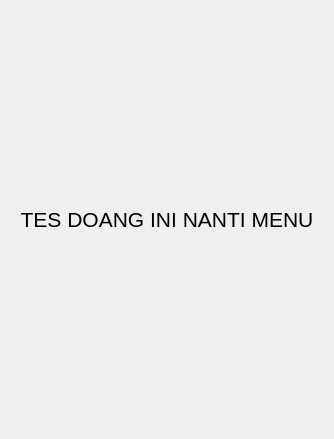
<?xml version="1.0" encoding="UTF-8"?>
<ui version="4.0">
 <class>Form</class>
 <widget class="QWidget" name="Form">
  <property name="geometry">
   <rect>
    <x>0</x>
    <y>0</y>
    <width>334</width>
    <height>439</height>
   </rect>
  </property>
  <property name="font">
   <font>
    <pointsize>27</pointsize>
   </font>
  </property>
  <property name="windowTitle">
   <string>Form</string>
  </property>
  <layout class="QVBoxLayout" name="verticalLayout">
   <property name="spacing">
    <number>0</number>
   </property>
   <property name="leftMargin">
    <number>10</number>
   </property>
   <property name="topMargin">
    <number>10</number>
   </property>
   <property name="rightMargin">
    <number>10</number>
   </property>
   <property name="bottomMargin">
    <number>10</number>
   </property>
   <item>
    <widget class="QLabel" name="label">
     <property name="font">
      <font>
       <pointsize>16</pointsize>
      </font>
     </property>
     <property name="autoFillBackground">
      <bool>true</bool>
     </property>
     <property name="text">
      <string>TES DOANG INI NANTI MENU</string>
     </property>
     <property name="alignment">
      <set>Qt::AlignCenter</set>
     </property>
    </widget>
   </item>
  </layout>
 </widget>
 <resources/>
 <connections/>
</ui>
